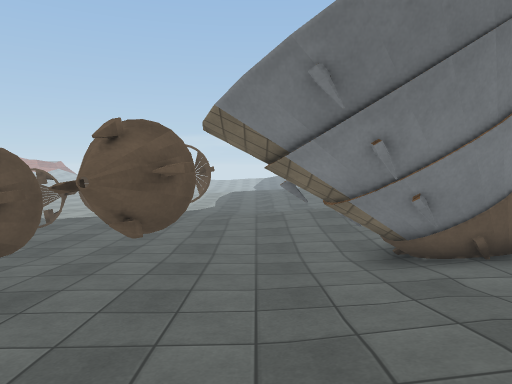
view 1 (above)

19 first-person views from a walk through a scene from a Unity 3-D project. The camera is 1.5 m above the floor, tilts 4° down and sees 70° across. The floor is counted in squares, 1 m on a side. Each view is taken from the middle of a square. On the plan, view 1 faces up. The plan holds only what a view shows up to about 16 squares ahead; the rest is blank. The place goes on beyond the plan. The player is left out. Some animated figures are left out. Surface patterns are stand-ins for the level's own textures.

view 2
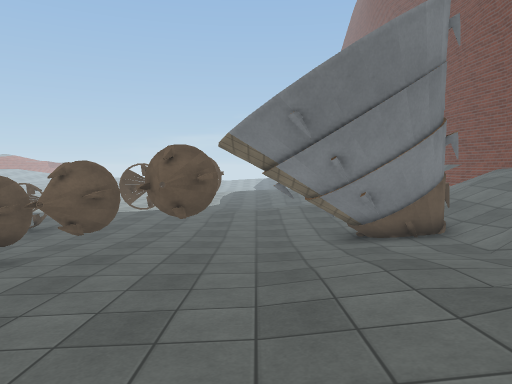

view 3
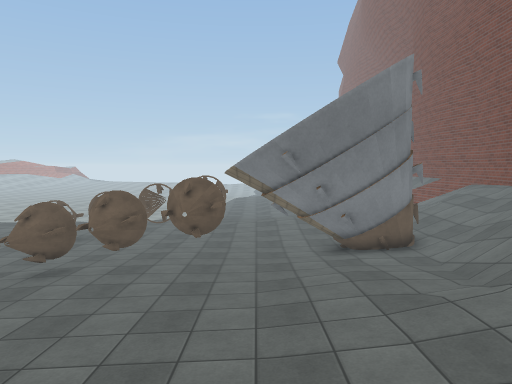

view 4
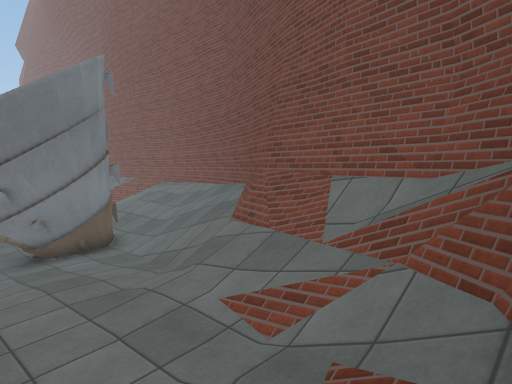

view 5
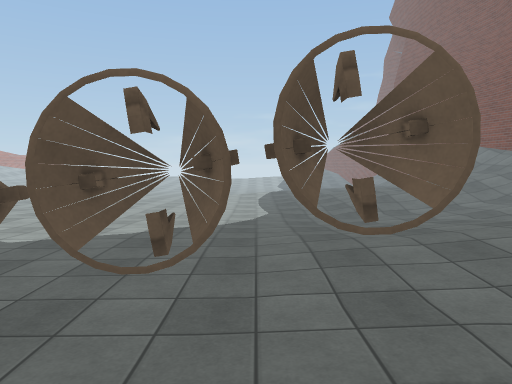

view 6
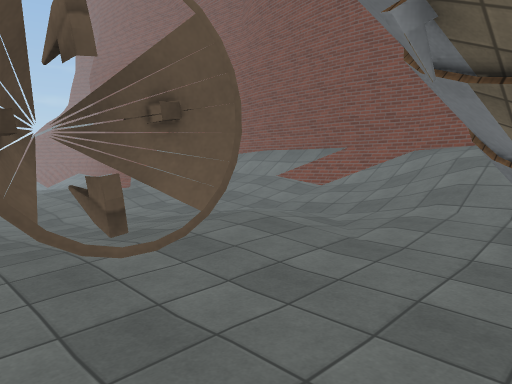

view 7
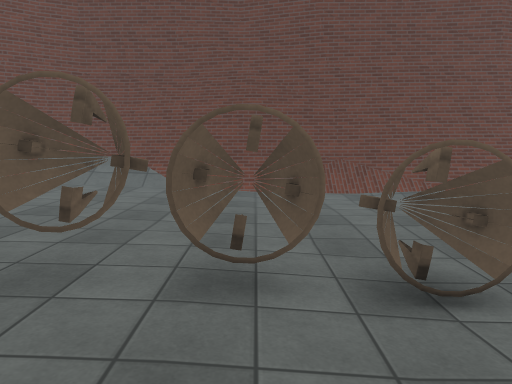

view 8
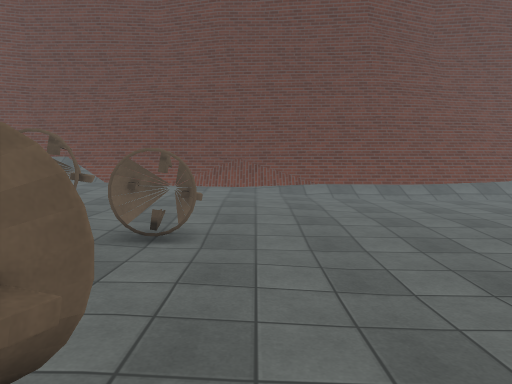

view 9
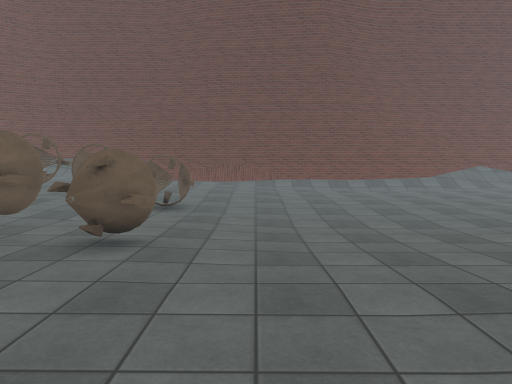

view 10
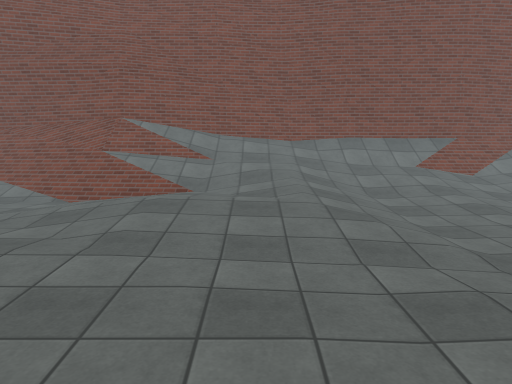

view 11
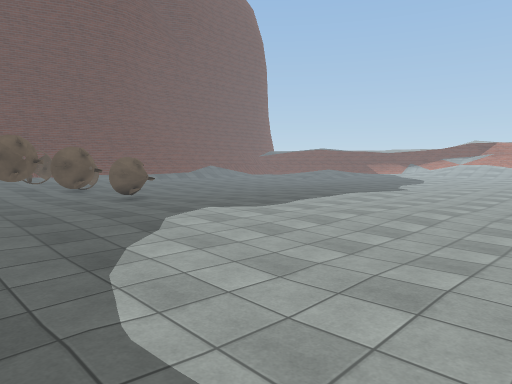

view 12
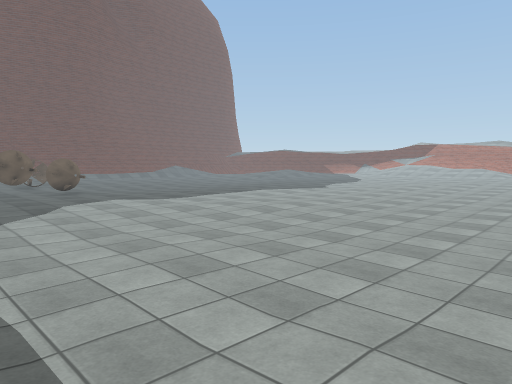

view 13
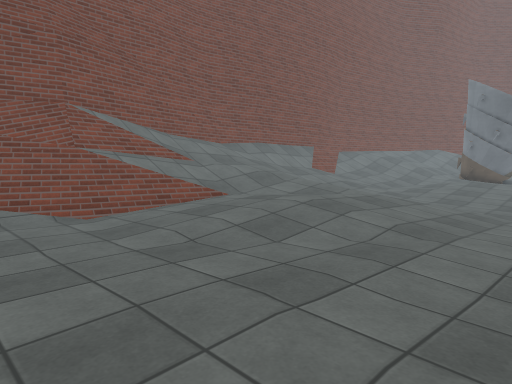

view 14
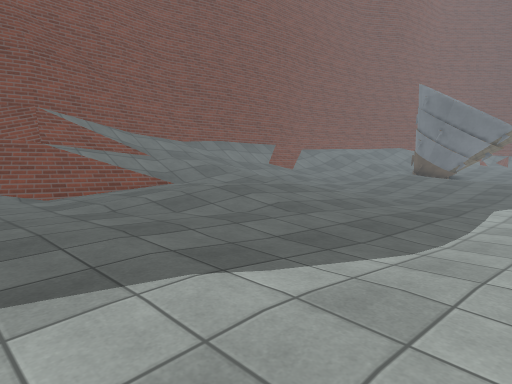

view 15
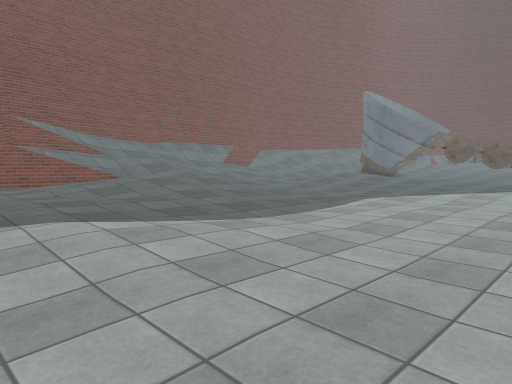

view 16
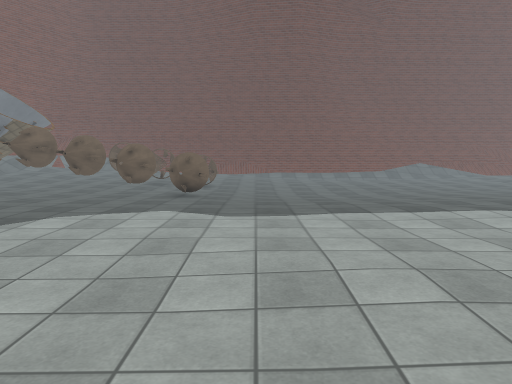

view 17
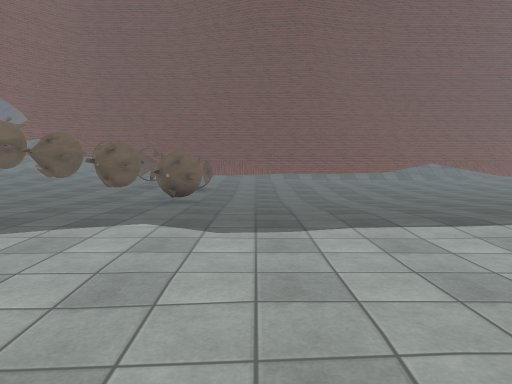

view 18
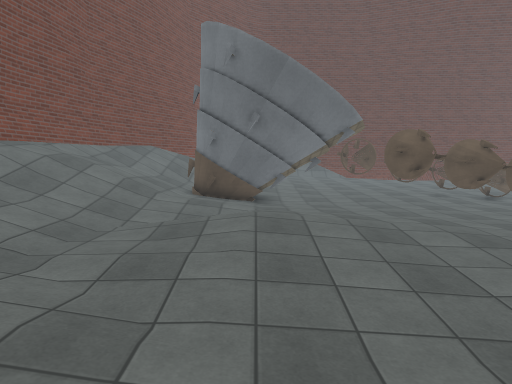

view 19
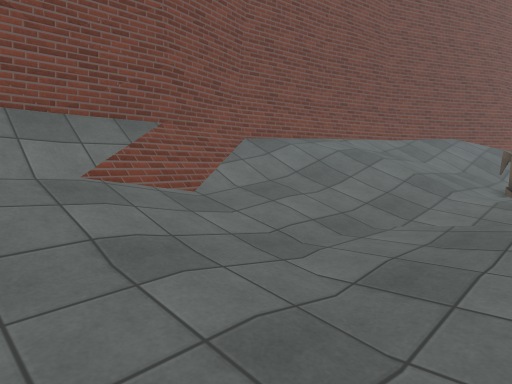

### Floor plan
Key: @ floor where view 1 was taken; # wall or solid block; x gap in a wall; . main floor; : floor 0.25 m higher than the main floor; - floor 0.25 m lower than the main floor; + floor 0.5 m higher than the main floor; _ floor 0.5 m lower than the main floor; * floor 0.75 m higher than the main floor; % floor 1 m higher than the main floor; / step, stairs or slope; = window, fence, low wall or low ledge; v drop or lower ground; T thing the floor can be seen under or through; O other object.
Columns run from 19 left of view 1 to 11 right of it. Each row starts with its distance up from view 1.
 34           _   - --        /=###
 33             -----...::::::/=v#
 32            ----....:::::::==v#
 31            ----....:::::::=v/#
 30            ----....::://::=//#
 29          --------..:://:::=//#
 28     --------------.:://+++=//#
 27 ------------------.://+++////##
 26 ------------------..//+++/////#
 25 .-----------------..//++//////#
 24  -----------------..//////////#
 23   ----------------..//////////#
 22 ...--...---------..-./////////#
 21 .........------------..://////#
 20 ...........---...---...://////#
 19   ................--...://////#
 18    ..................//:://///#
 17   ..................://:::///=#
 16   ::.............:::://:::////#
 15  ::::........::::::::+++::////#
 14 ..::::.......:::::::++*++:////#
 13 ............:::::::::+++://///#
 12 ............::::::::::+://////#
 11 ..........##OOOOO#:::::///////#
 10 ..........##OOOO##::::://////=#
  9 ...........::::::::::TT##////##
  8 ...........:::::::::TT=##////#
  7 ...........:::::::::TT==#////#
  6 ............:::::::::T##+///##
  5 ..........#xxOOOO##:++++////#
  4 ..::.:::::==:OOOO##++//*///##
  3 :::::::::::::::+++++****///#
  2 :::::::::::::::+++++**%%/=##
  1 :::::::::::+++++++***%///=#
  0  :::::::::+++++++**@*%//==#
 -1 :::::::::+++++++****%%///##
 -2 :::::::::+++++*****% ////##
 -3 /////////+++******%% ////#
 -4 ########=///=== =//////=##
 -5        ###########///####
 -6                  #####

Positions as (right, up) in squares from view 1, and headings:
1: (0, 0), facing up
2: (0, -3), facing up
3: (0, -5), facing up
4: (0, -5), facing up-right
5: (-3, 7), facing up
6: (-3, 8), facing up-right
7: (-6, 9), facing down
8: (-10, 12), facing down
9: (-11, 17), facing down
10: (-5, 25), facing right
11: (-1, 25), facing down-left
12: (-2, 30), facing down-left
13: (-2, 34), facing down-right
14: (-5, 34), facing down-right
15: (-9, 34), facing down-right
16: (-11, 25), facing down
17: (-11, 23), facing down
18: (3, 22), facing down
19: (3, 21), facing down-right
